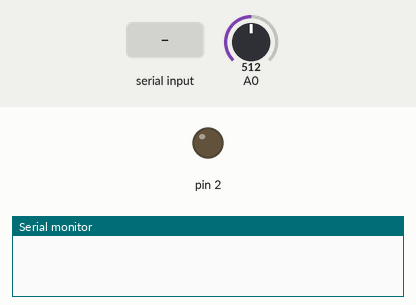
Simulated run of this sketch. Board: Arduino Uno, built with avr-gcc and run on an emulated ATmega328P. Shown: output pins drawn as LEDs (lit = HIGH), the last lines printed to the serial monitor. The test bench sets the inputs (shaded band); at power-on: A0 = 512.

Above: at 1.2 s.
1.3 s: "A" received over Serial
At 1.7 s:
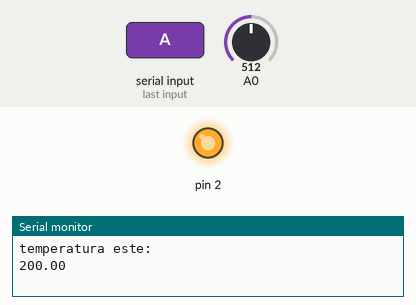
2.8 s: "S" received over Serial
At 4.0 s:
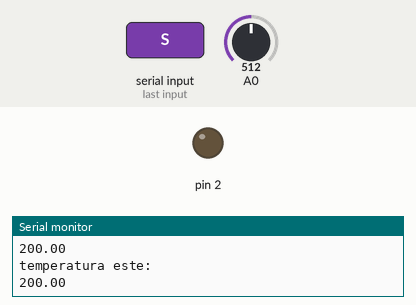
Timing chart, 0 to 5.8 s (numbered marks = the images above; inputs shaded):
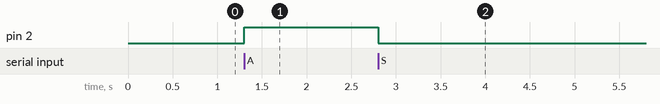

The sketch:

Etapa1.ino
```cpp
// C++ code
//
#define TP36_SENSOR_CHANNEL 0
#define ADC_REF_VOLTAGE 5.0


void init_ADC()
{
  ADMUX |= (1 << REFS0);
  ADCSRA |= (1 << ADPS2) | (1 << ADPS1) | (1 << ADPS0);
  ADCSRA |= (1 << ADEN);
}
float read_temp()
{
  ADMUX &= 0xF0;
  ADMUX |= TP36_SENSOR_CHANNEL;
  ADCSRA |= (1 << ADSC);
  while (ADCSRA & (1 << ADSC)) {}
  uint16_t adc_value = ADC;
  float voltage = (float) adc_value * ADC_REF_VOLTAGE / 1024.0;
  float temperature = (voltage - 0.5) * 100.0;
  return temperature;
}

void setup()
{
  init_ADC();
  pinMode(2,OUTPUT);
  digitalWrite(2, LOW);
  Serial.begin(9600);
}

void loop()
{
  float temp;
  temp=read_temp();
  while (Serial.available()>0)
  {
  Serial.println("temperatura este:");
  Serial.println(temp);
  char receivedChar = Serial.read();
  if (receivedChar == 'A')
  {
    digitalWrite(2, HIGH);
  }
    else
    {
      if (receivedChar == 'S')
      {
        digitalWrite(2, LOW);
      }
    }
  }
}
```

Measured:
- after the input at 1.3 s, pin 2: LOW → HIGH at once
- after the input at 2.8 s, pin 2: HIGH → LOW at once
